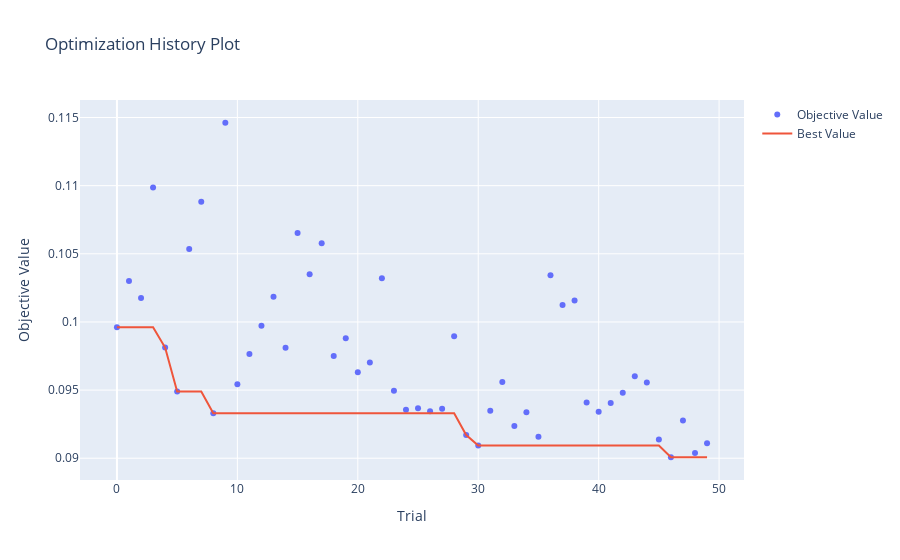

Notebook source saved alongside this figure:
### Markdown cell above
### 🔎 Feature Importance dari Tuned XGBoost Regressor

Setelah mendapatkan model **XGBoost** terbaik melalui proses tuning dengan Optuna, langkah selanjutnya adalah **mengevaluasi fitur mana saja yang paling berkontribusi terhadap prediksi harga mobil bekas**.  
Dalam XGBoost, terdapat tiga jenis **feature importance** yang umum digunakan:

---

### **Gain Importance**

* **Interpretasi**:
  * Fitur **`fuelsystem`** memiliki gain tertinggi (**6.01**), artinya fitur ini memberikan kontribusi terbesar dalam menurunkan loss pada saat training.
  * Diikuti oleh **`cartype`** (**5.59**) serta **`horsepower`** (**2.95**) yang juga cukup penting dalam proses split yang meningkatkan akurasi.
  * Fitur lain seperti **`citympg`**, **`carbrand`**, dan **`wheelbase`** juga memberikan kontribusi meski lebih kecil.

---

### **Weight Importance**

* **Interpretasi**:
  * Fitur **`cartype`** paling sering digunakan dalam pohon keputusan (**615 kali**), disusul oleh **`wheelbase`** (**424**) dan **`horsepower`** (**390**).
  * Ini mengindikasikan bahwa fitur-fitur tersebut sering dianggap relevan untuk membuat keputusan, meskipun **tidak selalu menghasilkan gain yang besar**.
  * Fitur seperti **`doornumber`** dan **`drivewheel`** relatif jarang digunakan.

---

### **Cover Importance**

* **Interpretasi**:
  * Fitur **`cartype`** memiliki nilai cover tertinggi (**74**), menunjukkan bahwa setiap kali fitur ini digunakan, ia mempengaruhi sejumlah besar data.
  * Diikuti oleh **`carbrand`** (**61**) dan **`citympg`** (**57**), yang juga menjangkau cukup banyak data saat digunakan untuk split.
  * Fitur dengan cover rendah seperti **`fueltype`** (**43**) relatif memiliki pengaruh lebih kecil terhadap cakupan data.

---

### 📊 Ringkasan

| Importance Type | Fokus Evaluasi                | Fitur Utama                              |
| --------------- | ----------------------------- | ---------------------------------------- |
| Gain            | Kualitas split (efektivitas)  | `fuelsystem`, `cartype`, `horsepower`    |
| Weight          | Frekuensi penggunaan fitur    | `cartype`, `wheelbase`, `horsepower`     |
| Cover           | Cakupan data yang terpengaruh | `cartype`, `carbrand`, `citympg`         |

---

Dengan menggabungkan ketiga metrik ini, kita bisa memahami fitur **yang paling penting**, **yang paling sering digunakan**, dan **yang paling luas dampaknya**.  
Hasil ini dapat dimanfaatkan untuk **feature selection**, **interpretasi model**, maupun **penyederhanaan model** di tahap selanjutnya.

### Code cell
from optuna.visualization import plot_optimization_history
plot_optimization_history(study)

### Figure 1 — Plotly figure (JSON) as saved in the notebook; plotly's stock layout.template omitted (floating-point values rounded to 4 significant figures)
{"data": [{"mode": "markers", "name": "Objective Value", "type": "scatter", "x": [0, 1, 2, 3, 4, 5, 6, 7, 8, 9, 10, 11, 12, 13, 14, 15, 16, 17, 18, 19, 20, 21, 22, 23, 24, 25, 26, 27, 28, 29, 30, 31, 32, 33, 34, 35, 36, 37, 38, 39, 40, 41, 42, 43, 44, 45, 46, 47, 48, 49], "y": [0.09961, 0.103, 0.1018, 0.1099, 0.09812, 0.0949, 0.1054, 0.1088, 0.0933, 0.1146, 0.09542, 0.09764, 0.09973, 0.1018, 0.09811, 0.1065, 0.1035, 0.1058, 0.09751, 0.0988, 0.09631, 0.09703, 0.1032, 0.09496, 0.09355, 0.09367, 0.09344, 0.09364, 0.09894, 0.0917, 0.09093, 0.09348, 0.0956, 0.09236, 0.09338, 0.09157, 0.1034, 0.1012, 0.1016, 0.09409, 0.09341, 0.09406, 0.0948, 0.09602, 0.09555, 0.09137, 0.09007, 0.09277, 0.09038, 0.09111]}, {"mode": "lines", "name": "Best Value", "type": "scatter", "x": [0, 1, 2, 3, 4, 5, 6, 7, 8, 9, 10, 11, 12, 13, 14, 15, 16, 17, 18, 19, 20, 21, 22, 23, 24, 25, 26, 27, 28, 29, 30, 31, 32, 33, 34, 35, 36, 37, 38, 39, 40, 41, 42, 43, 44, 45, 46, 47, 48, 49], "y": [0.09961, 0.09961, 0.09961, 0.09961, 0.09812, 0.0949, 0.0949, 0.0949, 0.0933, 0.0933, 0.0933, 0.0933, 0.0933, 0.0933, 0.0933, 0.0933, 0.0933, 0.0933, 0.0933, 0.0933, 0.0933, 0.0933, 0.0933, 0.0933, 0.0933, 0.0933, 0.0933, 0.0933, 0.0933, 0.0917, 0.09093, 0.09093, 0.09093, 0.09093, 0.09093, 0.09093, 0.09093, 0.09093, 0.09093, 0.09093, 0.09093, 0.09093, 0.09093, 0.09093, 0.09093, 0.09093, 0.09007, 0.09007, 0.09007, 0.09007]}, {"marker": {"color": "#cccccc"}, "mode": "markers", "name": "Infeasible Trial", "showlegend": false, "type": "scatter", "x": [], "y": []}], "layout": {"title": {"text": "Optimization History Plot"}, "xaxis": {"title": {"text": "Trial"}}, "yaxis": {"title": {"text": "Objective Value"}}}}
